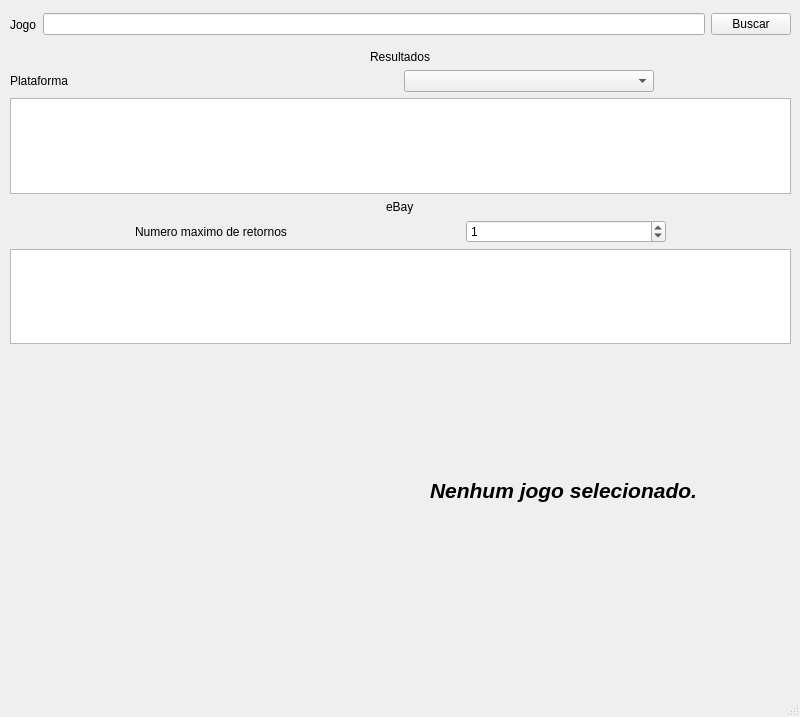
<?xml version="1.0" encoding="UTF-8"?>
<ui version="4.0">
 <class>MainWindow</class>
 <widget class="QMainWindow" name="MainWindow">
  <property name="geometry">
   <rect>
    <x>0</x>
    <y>0</y>
    <width>800</width>
    <height>717</height>
   </rect>
  </property>
  <property name="windowTitle">
   <string>MainWindow</string>
  </property>
  <widget class="QWidget" name="centralwidget">
   <widget class="QWidget" name="layoutWidget">
    <property name="geometry">
     <rect>
      <x>10</x>
      <y>200</y>
      <width>781</width>
      <height>144</height>
     </rect>
    </property>
    <layout class="QVBoxLayout" name="verticalLayout_2">
     <item alignment="Qt::AlignHCenter">
      <widget class="QLabel" name="label_4">
       <property name="text">
        <string>eBay</string>
       </property>
      </widget>
     </item>
     <item>
      <layout class="QHBoxLayout" name="horizontalLayout_2">
       <item>
        <widget class="QLabel" name="label_5">
         <property name="minimumSize">
          <size>
           <width>200</width>
           <height>0</height>
          </size>
         </property>
         <property name="maximumSize">
          <size>
           <width>200</width>
           <height>16777215</height>
          </size>
         </property>
         <property name="text">
          <string>Numero maximo de retornos</string>
         </property>
        </widget>
       </item>
       <item>
        <widget class="QSpinBox" name="num_ebay_spinbox">
         <property name="minimumSize">
          <size>
           <width>200</width>
           <height>0</height>
          </size>
         </property>
         <property name="maximumSize">
          <size>
           <width>200</width>
           <height>16777215</height>
          </size>
         </property>
         <property name="value">
          <number>1</number>
         </property>
        </widget>
       </item>
      </layout>
     </item>
     <item>
      <widget class="QListWidget" name="ebay_listview"/>
     </item>
    </layout>
   </widget>
   <widget class="QLabel" name="center_image_label">
    <property name="geometry">
     <rect>
      <x>10</x>
      <y>350</y>
      <width>411</width>
      <height>311</height>
     </rect>
    </property>
    <property name="text">
     <string/>
    </property>
    <property name="pixmap">
     <pixmap>imgs/no_image.png</pixmap>
    </property>
   </widget>
   <widget class="QLabel" name="game_name_label">
    <property name="geometry">
     <rect>
      <x>430</x>
      <y>350</y>
      <width>350</width>
      <height>281</height>
     </rect>
    </property>
    <property name="minimumSize">
     <size>
      <width>200</width>
      <height>0</height>
     </size>
    </property>
    <property name="maximumSize">
     <size>
      <width>350</width>
      <height>16777215</height>
     </size>
    </property>
    <property name="font">
     <font>
      <pointsize>16</pointsize>
      <weight>75</weight>
      <italic>true</italic>
      <bold>true</bold>
     </font>
    </property>
    <property name="text">
     <string>Nenhum jogo selecionado.</string>
    </property>
    <property name="wordWrap">
     <bool>true</bool>
    </property>
   </widget>
   <widget class="QWidget" name="layoutWidget">
    <property name="geometry">
     <rect>
      <x>10</x>
      <y>10</y>
      <width>781</width>
      <height>29</height>
     </rect>
    </property>
    <layout class="QHBoxLayout" name="search_layout">
     <item>
      <widget class="QLabel" name="label">
       <property name="text">
        <string>Jogo</string>
       </property>
      </widget>
     </item>
     <item>
      <widget class="QLineEdit" name="search_line_edit"/>
     </item>
     <item>
      <widget class="QPushButton" name="search_button">
       <property name="text">
        <string>Buscar</string>
       </property>
      </widget>
     </item>
    </layout>
   </widget>
   <widget class="QWidget" name="layoutWidget">
    <property name="geometry">
     <rect>
      <x>10</x>
      <y>50</y>
      <width>781</width>
      <height>144</height>
     </rect>
    </property>
    <layout class="QVBoxLayout" name="verticalLayout">
     <item alignment="Qt::AlignHCenter">
      <widget class="QLabel" name="label_2">
       <property name="text">
        <string>Resultados</string>
       </property>
      </widget>
     </item>
     <item>
      <layout class="QHBoxLayout" name="horizontalLayout">
       <item alignment="Qt::AlignLeft">
        <widget class="QLabel" name="label_3">
         <property name="minimumSize">
          <size>
           <width>80</width>
           <height>0</height>
          </size>
         </property>
         <property name="maximumSize">
          <size>
           <width>80</width>
           <height>16777215</height>
          </size>
         </property>
         <property name="text">
          <string>Plataforma</string>
         </property>
        </widget>
       </item>
       <item alignment="Qt::AlignLeft">
        <widget class="QComboBox" name="platform_combobox">
         <property name="minimumSize">
          <size>
           <width>250</width>
           <height>0</height>
          </size>
         </property>
         <property name="maximumSize">
          <size>
           <width>250</width>
           <height>16777215</height>
          </size>
         </property>
         <property name="frame">
          <bool>true</bool>
         </property>
        </widget>
       </item>
      </layout>
     </item>
     <item>
      <widget class="QListWidget" name="games_listview"/>
     </item>
    </layout>
   </widget>
  </widget>
  <widget class="QMenuBar" name="menubar">
   <property name="geometry">
    <rect>
     <x>0</x>
     <y>0</y>
     <width>800</width>
     <height>25</height>
    </rect>
   </property>
  </widget>
  <widget class="QStatusBar" name="statusbar"/>
 </widget>
 <resources/>
 <connections/>
</ui>
